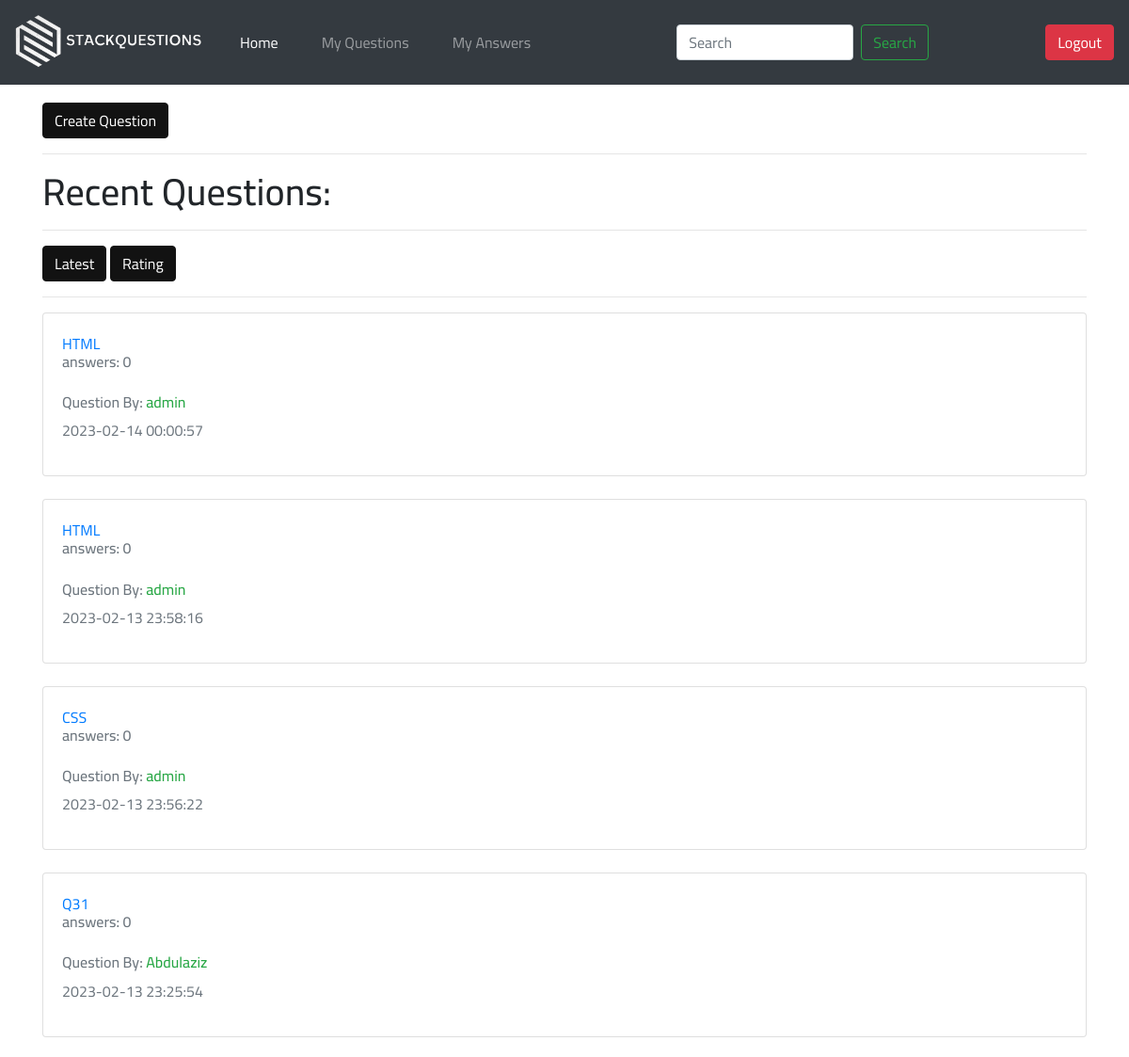
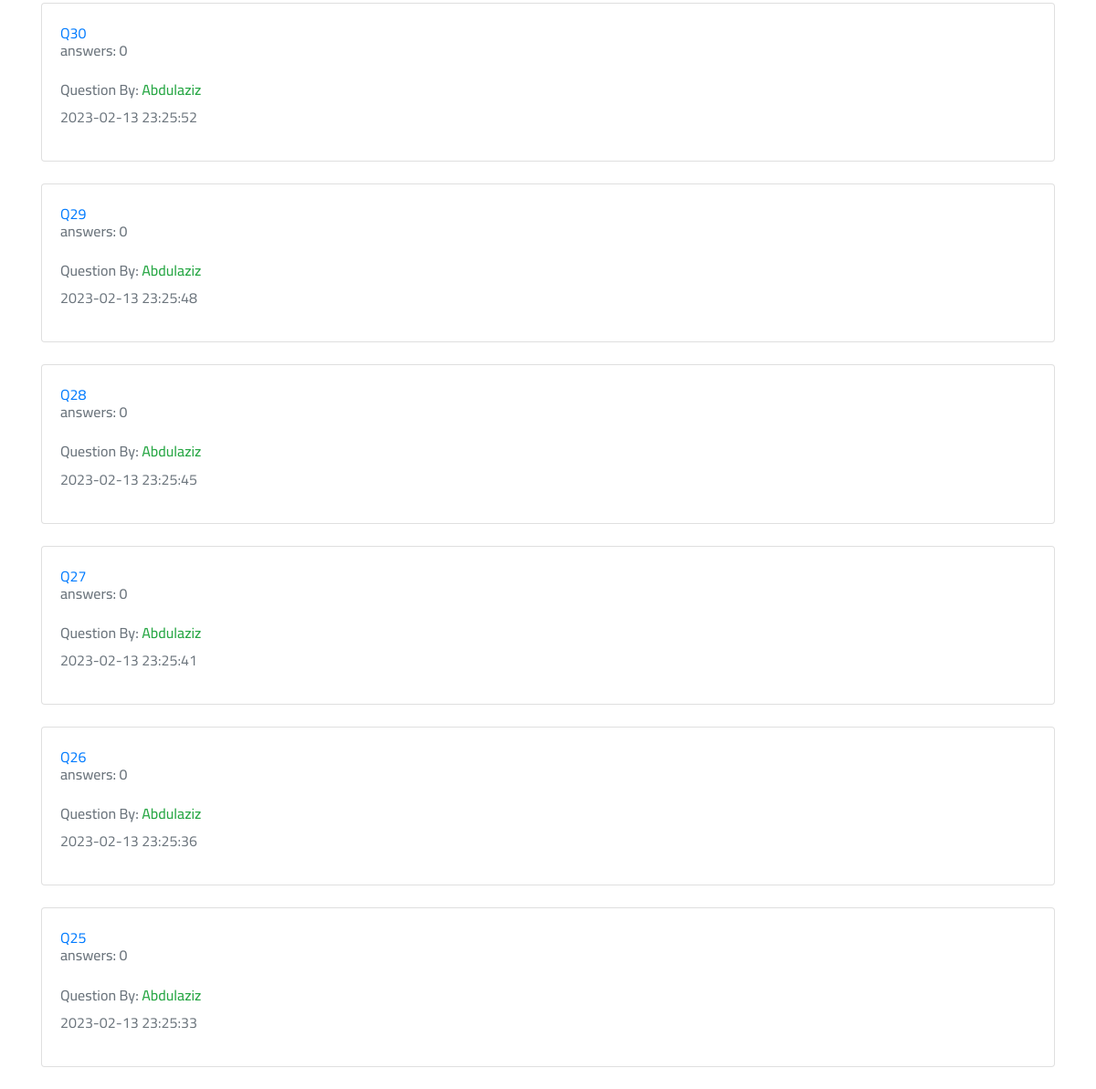
The app's page /index.php (signed in) with its own data (2 pictures, top to bottom).
### tables this page shows
CREATE TABLE `questions` (
  `id` int(11) NOT NULL,
  `title` varchar(50) NOT NULL,
  `description` text NOT NULL,
  `user_id` int(11) NOT NULL,
  `created_at` datetime NOT NULL DEFAULT current_timestamp()
);

CREATE TABLE `users` (
  `id` int(11) NOT NULL,
  `name` varchar(50) NOT NULL,
  `email` varchar(50) NOT NULL,
  `password` varchar(50) NOT NULL
);

### functions/question.php (called while the page is built, shortened)
<?php
function getLast10Questions()
{
    $db = connectDB();
    $sql = "SELECT q.*,u.name username, COUNT(a.id) answers_count FROM questions q JOIN users u ON(u.id = q.user_id) LEFT JOIN answers a ON(q.id = a.question_id) GROUP BY q.id ORDER BY id DESC LIMIT 10;";
    $result = mysqli_query($db, $sql);
    $questions = array();
    while ($row = mysqli_fetch_array($result)) {
        $questions[] = $row;
    }
    return $questions;
}

### index.php (the view, shortened to what this page needs)
<?php
require_once 'functions/question.php';
if(isset($_GET['tab'])){
    $tab = $_GET['tab'];
    if ($tab == 'latest')
        $questions = getLast10Questions();
        else
        $questions = getTop10AnsweredQuestions();
}
else{
    $tab = '';
    $questions = getLast10Questions();
}
?>
<!DOCTYPE html>
<html lang="en">
<head>
    <?php require_once 'components/styles.php' ?>
</head>
<body>
    <?php require_once 'components/navbar.php' ?>
    <div class="container mt-4">
        <a href="create_question.php" class="btn btn-primary">Create Question</a>
       <hr>
       <?php
                    if (isset($_GET['tab'])){
                        if ($tab == 'rated')
                        echo('<h1>Top Questions:</h1>');
                        else
                        echo('<h1>Recent Questions:</h1>');
                    }
                    else
                    echo('<h1>Recent Questions:</h1>');
        ?>
        <hr>
        <?php
         if ($tab !== 'rated')
            echo (' <a href="?tab=latest" class="btn btn-primary">Latest</a>
            <a href="?tab=rated" class="btn btn-primary">Rating</a>');
            else
            echo (' <a href="?tab=latest" class="btn btn-primary">Latest</a>
            <a href="?tab=rated" class="btn btn-primary">Rating</a>');
        ?>
        <hr>
        <?php
        foreach ($questions as $question) {
            echo '
                <div class="card mb-4">
                    <div class="card-body">
                        <a class="card-link" href="index.php?question_id=' . $question['id'] . '">' . $question['title'] . '</a>
                        <div class="card-subtitle text-muted">
                            <h6 class="mt-1">answers: ' . $question['answers_count'] . '</h6>
                            <h6 class="mt-4">Question By: <span class="text-success">' . $question['username'] . '</span></h6>
                <p class="text-muted">' . $question["created_at"] . '</p>
                        </div>
                    </div>
                </div>';
        }
        ?>
    </div>
</body>
</html>

### css/main.css (style rules this page uses)
body { font-family: 'Cairo', sans-serif; }
.btn-primary { color: #fff; background-color: #121212; border-color: #121212; }

### records on screen
questions: title "HTML", answers_count "0", user.name "admin", created_at "2023-02-14 00:00:57"
questions: title "HTML", answers_count "0", user.name "admin", created_at "2023-02-13 23:58:16"
questions: title "CSS", answers_count "0", user.name "admin", created_at "2023-02-13 23:56:22"
questions: title "Q31", answers_count "0", user.name "Abdulaziz", created_at "2023-02-13 23:25:54"
questions: title "Q30", answers_count "0", user.name "Abdulaziz", created_at "2023-02-13 23:25:52"
questions: title "Q29", answers_count "0", user.name "Abdulaziz", created_at "2023-02-13 23:25:48"
questions: title "Q28", answers_count "0", user.name "Abdulaziz", created_at "2023-02-13 23:25:45"
questions: title "Q27", answers_count "0", user.name "Abdulaziz", created_at "2023-02-13 23:25:41"
questions: title "Q26", answers_count "0", user.name "Abdulaziz", created_at "2023-02-13 23:25:36"
questions: title "Q25", answers_count "0", user.name "Abdulaziz", created_at "2023-02-13 23:25:33"
